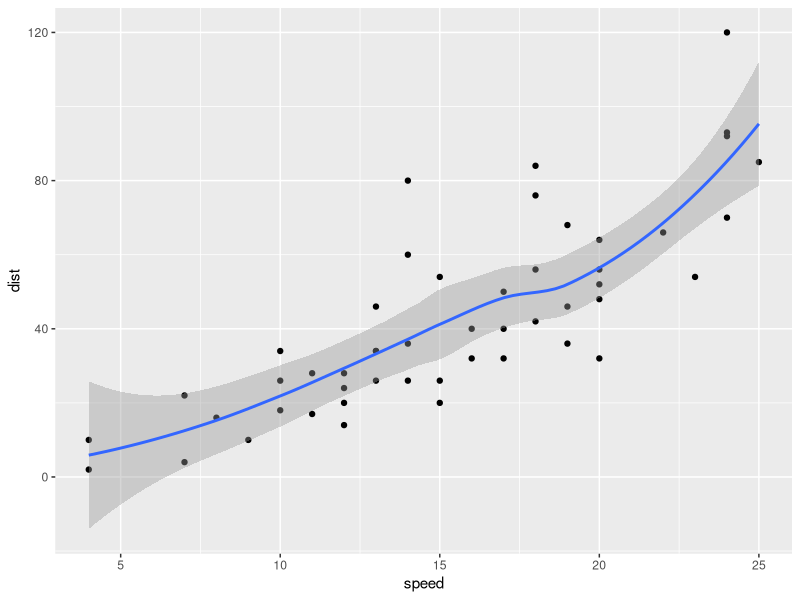
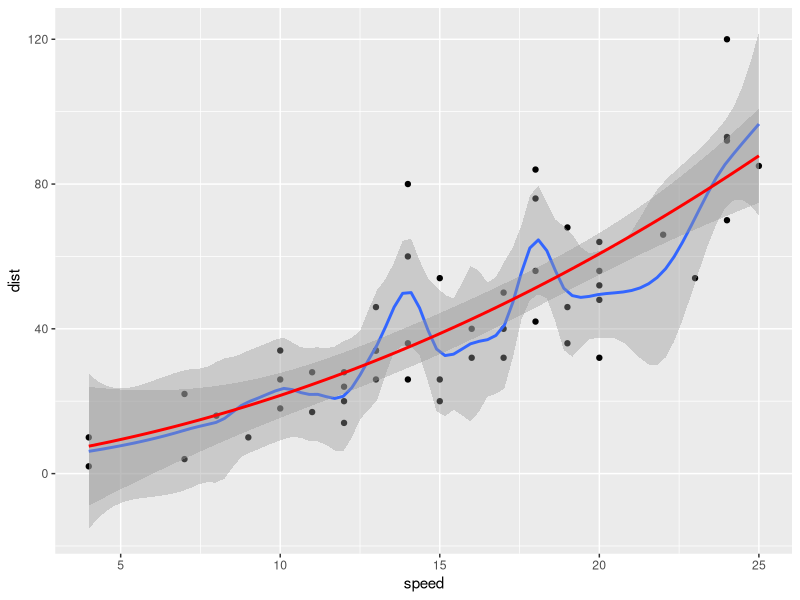
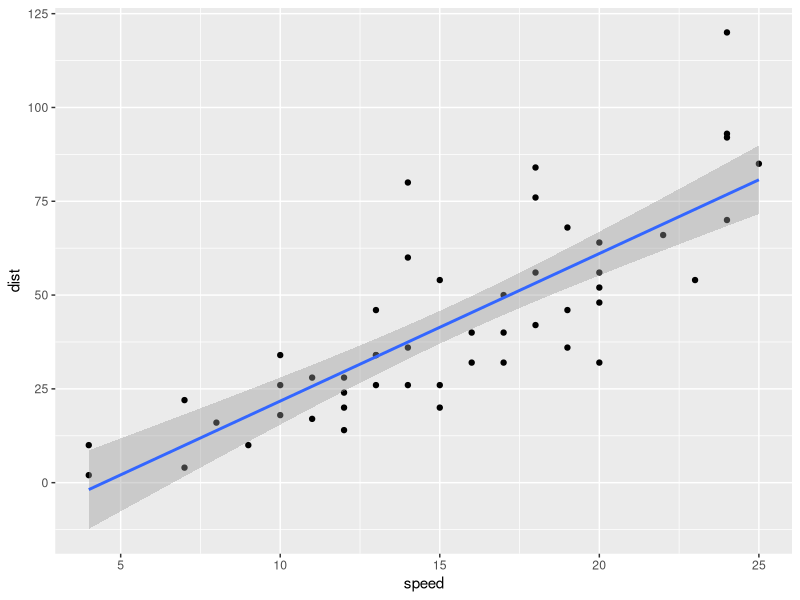
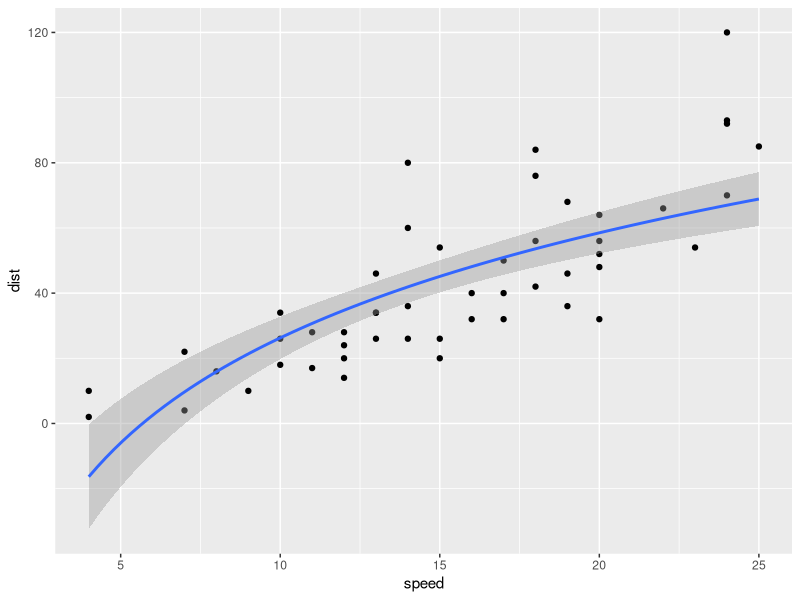
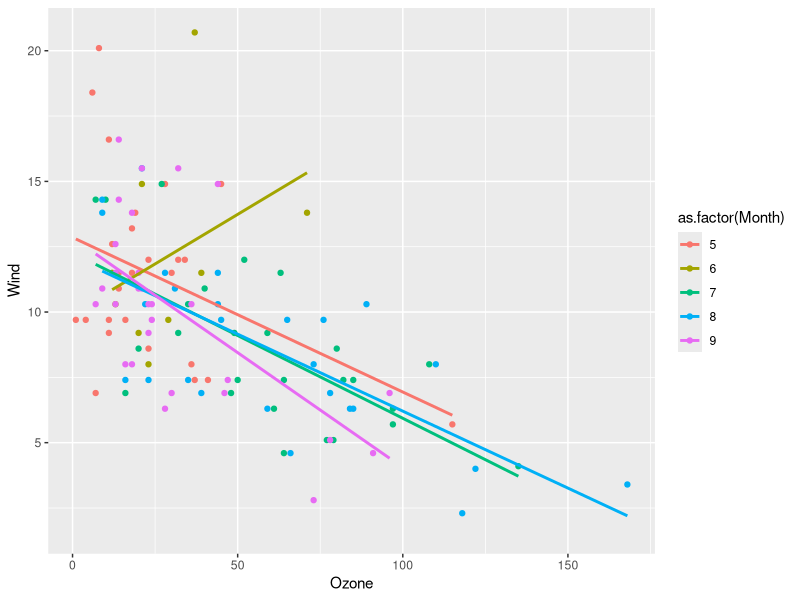

The R source for these figures, in order: (Note: this script raises an error after producing the figures.)
#'---
#' date: 2015-06-17
#' title: Cookbook. Statistics
#' author: Jonas Schöley
#' license: MIT
#' output:
#'   md_document:
#'     variant: markdown_github
#'     preserve_yaml: TRUE
#' ---

#' This document is supposed to give you some starting points for using
#' statistical transformations in ggplot. It is not complete in any way, nor is
#' it written in a didactic style. It is a cookbook, a collection of basic
#' recipes.

library(ggplot2)   # our plotting package
library(tidyr)     # for reshaping between wide and long format
library(dplyr)     # for general data transformation

#'## Smoothing Lines

#' It is straightforward to add a smoothing line to a scatterplot.
ggplot(cars, aes(x = speed, y = dist)) +
  geom_point() +
  geom_smooth()

#' We can change the degree of smoothing (only for loess method).
ggplot(cars, aes(x = speed, y = dist)) +
  geom_point() +
  geom_smooth(span = 0.3) +
  geom_smooth(span = 10, colour = "red")

#' We can change the method of smoothin to "linear model".
ggplot(cars, aes(x = speed, y = dist)) +
  geom_point() +
  geom_smooth(method = "lm")

#' We can change the model formula.
ggplot(cars, aes(x = speed, y = dist)) +
  geom_point() +
  geom_smooth(method = "lm", formula = y ~ log(x))

#' The smoothing also works groupwise if we specify groups. Note, that groupwise
#' smoothing only works for discrete variables (e.g. factors).
ggplot(airquality, aes(x = Ozone, y = Wind, colour = as.factor(Month))) +
  geom_point() +
  geom_smooth(method = "lm", se = FALSE)

#'## Summarising Data

#' Bin your data into categories (tabularise it) and plot the results as a
#' dotplot. Note: `..count..` is an internal ggplot variable. It was produced by
#' applying `stat_bin` (see `help("stat_bin")`) to our `diamonds` data and
#' represents the number of cases with a specific `color` in our data. Different
#' statistical transformations return different variables. Internal variables
#' are always surrounded by two dots. We can map them to aesthetics like we would
#' with variables in our data.
ggplot(diamonds, aes(x = color)) +
  geom_point(aes(y = ..count..), stat = "bin")

#' The `geom_bar` uses `stat_bin` as default as therefore produces roughly the
#' same plot without further specifications.
ggplot(diamonds, aes(x = color)) +
  geom_bar()

#' The binning also works for more than a single group.
ggplot(diamonds, aes(x = color)) +
  geom_point(aes(y = ..count.., shape = cut), stat = "bin") +
  geom_line(aes(y = ..count.., group = cut), stat = "bin")

#' Also very useful is `stat_summary`. It allows us to take all unique x or y
#' values and to summarise them in some way. E.g. take the mean of all y values
#' at every unique x and plot it as a line. This can be a good alternative more
#' elaborated smoothing methods.
ggplot(ChickWeight, aes(x = Time, y = weight)) +
  geom_point() +
  geom_line(stat = "summary", fun.y = "mean")

#' It also works groupwise.
ggplot(ChickWeight, aes(x = Time, y = weight, colour = Diet)) +
  geom_point() +
  geom_line(stat = "summary", fun.y = "mean")

#' Densities of 2d data.
ggplot(quakes, aes(x = long, y = lat)) +
  geom_density2d() +
  geom_polygon(aes(fill = ..level..),
               alpha = 0.2,
               stat = "density2d")

#'## Summarising Marginal Distributions

#' Plot marginal densities.
ggplot(cars, aes(x = dist)) +
  geom_density()
ggplot(cars, aes(x = speed)) +
  geom_density()

#' Add marginal distribution as "ticks" on axes.
ggplot(cars, aes(x = dist, y = speed)) +
  geom_point() +
  geom_rug()

#' Add marginal means as vertical and horizontal lines.
ggplot(cars, aes(x = dist, y = speed)) +
  geom_point() +
  geom_hline(aes(yintercept = mean(speed))) +
  geom_vline(aes(xintercept = mean(dist)))

#' Add groupwise marginal means as vertical and horizontal lines.
ggplot(mtcars, aes(x = hp, y = qsec, colour = as.factor(am))) +
  geom_point() +
  geom_line(yintercept = mean, stat = "hline") +
  geom_line(xintercept = mean, stat = "vline")
